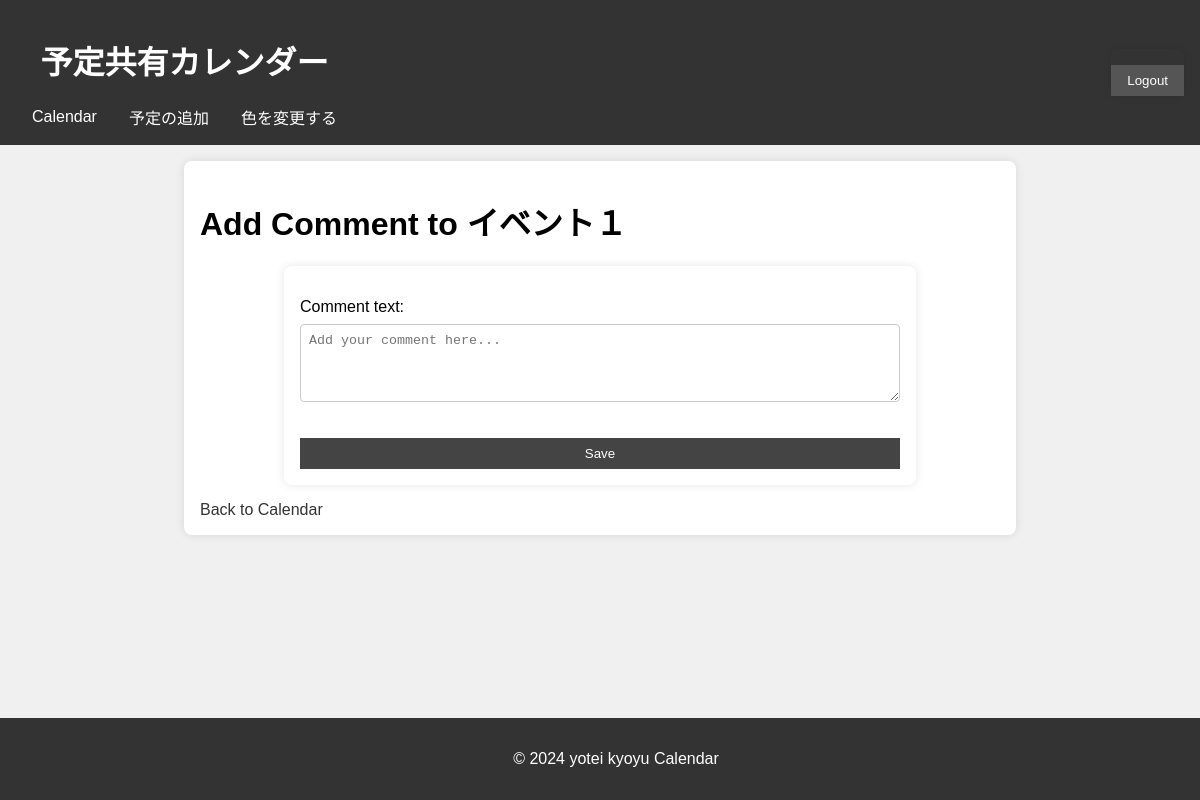
Before: /comments/add/14/ (signed in) with the older database file.
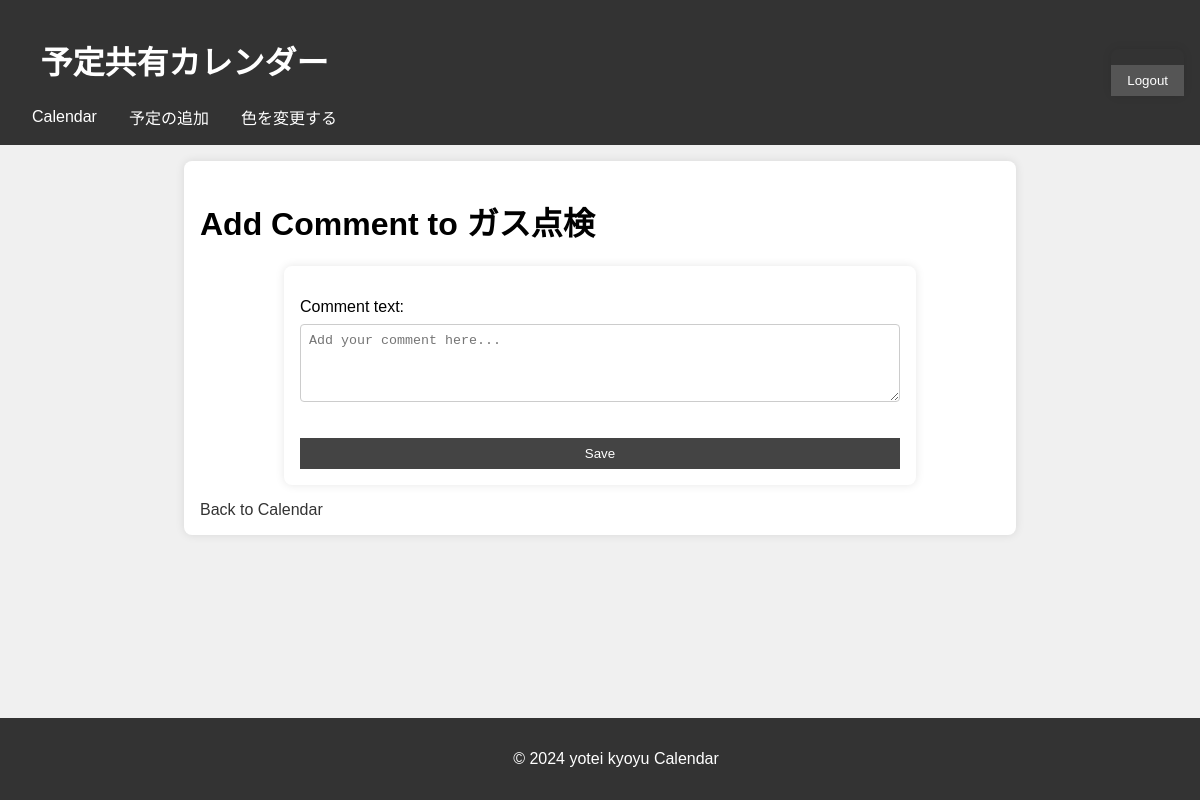
After: the same page with the newer database file.
### events/models.py (models this page shows, shortened)
class Event(models.Model):
    title = models.CharField(max_length=200)
    description = models.TextField()
    start_time = models.DateField()  # DateTimeField から DateField へ変更
    end_time = models.DateField()
    created_by = models.ForeignKey(User, on_delete=models.CASCADE)

### comments/views.py (the view)
# urls.py: path('add/<int:event_id>/', views.add_comment, name='add_comment'),
@login_required
def add_comment(request, event_id):
    event = Event.objects.get(id=event_id)
    if request.method == 'POST':
        form = CommentForm(request.POST)
        if form.is_valid():
            comment = form.save(commit=False)
            comment.event = event
            comment.created_by = request.user
            comment.save()
            return redirect('calendar_view')
    else:
        form = CommentForm()
    return render(request, 'comments/add_comment.html', {'form': form, 'event': event})

### comments/forms.py
class CommentForm(forms.ModelForm):
    class Meta:
        model = Comment
        fields = ['comment_text']
        widgets = {
            'comment_text': forms.Textarea(attrs={'class': 'form-control', 'rows': 4, 'placeholder': 'Add your comment here...'}),
        }

### comments/templates/comments/add_comment.html (shortened to what this page needs)
{% extends "base.html" %}
{% block content %}
    <div class="form-container">
        <h1>Add Comment to {{ event.title }}</h1>
        <form method="post">
            {{ form.as_p }}
            <button type="submit">Save</button>
        </form>
        <a href="{% url 'calendar_view' %}">Back to Calendar</a>
    </div>
{% endblock %}

Changed rows visible on the page:
changed Event: title "イベント１" → "ガス点検"
